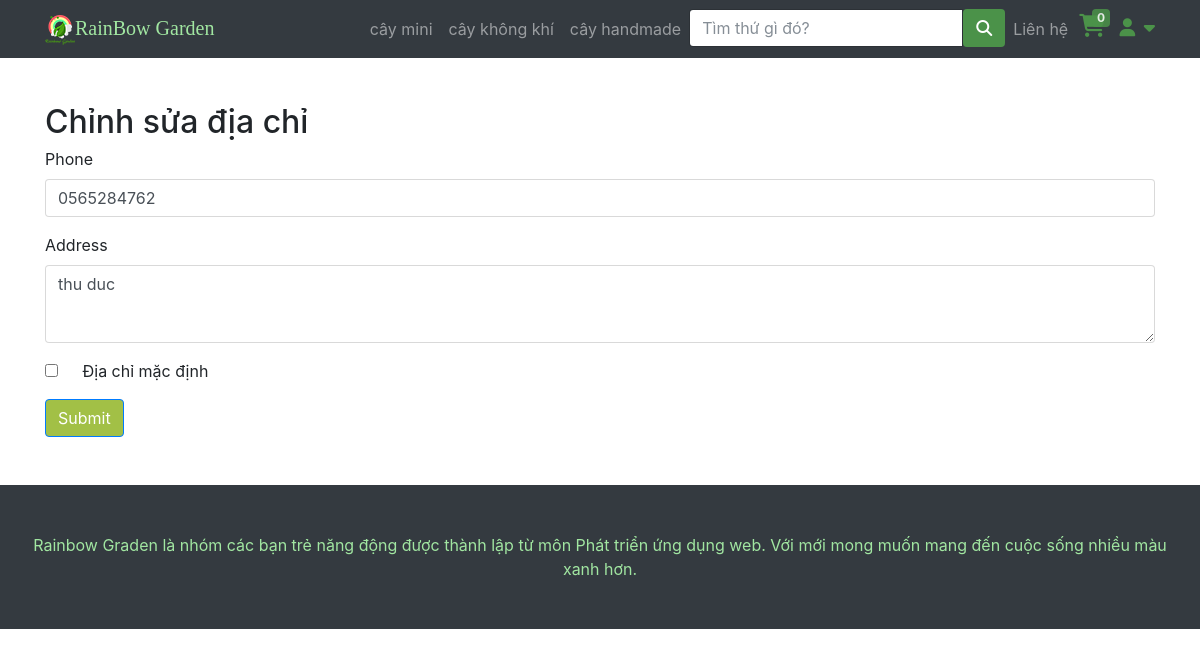
The app's page /edit_address.php?edit_address=1 (signed in) with its own data.
### tables this page shows
CREATE TABLE IF NOT EXISTS `category` (
  `id` int NOT NULL AUTO_INCREMENT,
  `name` varchar(200) DEFAULT NULL,
  `image` varchar(200) NOT NULL,
  PRIMARY KEY (`id`)
);

CREATE TABLE IF NOT EXISTS `account_info` (
  `id` int NOT NULL AUTO_INCREMENT,
  `id_user` int NOT NULL,
  `phone` varchar(255) DEFAULT NULL,
  `address` varchar(255) DEFAULT NULL,
  `createdate` datetime NOT NULL DEFAULT CURRENT_TIMESTAMP,
  `active` tinyint(1) DEFAULT '0',
  PRIMARY KEY (`id`)
);

### php/connectDB.php (called while the page is built, shortened)
<?php
class DataAccessHelper
{
	static $connection;
	public function connect()
	{
		self::$connection = new mysqli(DB_HOST, DB_USER, DB_PASSWORD, DB_NAME, DB_PORT);
		self::$connection->set_charset(DB_CHARSET);
	}
	public function executeQuery($sql)
	{
		return self::$connection->query($sql);
	}
}

### Cart.php (called while the page is built, shortened)
<?php
$count_cart = 0;

### php/model_account_info.php (called while the page is built, shortened)
<?php
class Account_info extends DataAccessHelper
{
    static function getAccountInfoById($id_address, $id_account)
    {
        $sql = self::$connection->prepare("SELECT * FROM account_info WHERE id = ? AND id_user = ?");
        $sql->bind_param("ii", $id_address, $id_account);
        $sql->execute();
        $result = $sql->get_result();
        $info = $result->fetch_assoc();
        return $info;
    }
}

### edit_address.php (the view, shortened to what this page needs)
<?php
include 'header.php';
?>
<div class="container my-5">
    <?php if (isset($_GET['create_address'])) { ?>
        <h2>Thêm địa chỉ mới</h2>
        <form action="" method="post">
            <div class="mb-3">
                <label for="phone" class="form-label">Phone</label>
                <input type="text" class="form-control" name="phone" id="phone" aria-describedby="helpId" required />
                <?php if (isset($error_phone)) { ?>
                    <p class="form-text text-danger"><?php echo $error_phone ?></p>
                <?php } ?>
            </div>
            <div class="mb-3">
                <label for="address" class="form-label">Address</label>
                <textarea class="form-control" name="address" id="address" rows="3" required></textarea>
            </div>
            <div class="mb-3">
                <input class="" type="checkbox" name="default_address" value="default_address" id="default_address" />
                <label class="form-check-label" for="">Địa chỉ mặc định </label>
            </div>
            <button type="submit" class="btn btn-primary" name="add_address"> Submit </button>
        </form>
        <?php } else if (isset($_GET['edit_address'])) {
        $id_address = $_GET['edit_address'];
        $address = Account_info::getAccountInfoById($id_address, $id_user);
        if ($address) {
        ?>
            <h2>Chỉnh sửa địa chỉ</h2>
            <form action="" method="post">
                <div class="mb-3">
                    <label for="phone" class="form-label">Phone</label>
                    <input type="text" class="form-control" name="phone" id="phone" value="<?php echo $address['phone'] ?>" aria-describedby="helpId" required />
                </div>
                <div class="mb-3">
                    <label for="address" class="form-label">Address</label>
                    <textarea class="form-control" name="address" id="address" rows="3" required><?php echo $address['address'] ?></textarea>
                </div>
                <div class="mb-3">
                    <input class="" type="checkbox" name="default_address" value="default_address" id="default_address" />
                    <label class="form-check-label" for="">Địa chỉ mặc định </label>
                </div>
                <button type="submit" class="btn btn-primary" value="<?php echo $address['id'] ?>" name="update_address"> Submit </button>
            </form>
        <?php } else { ?>
            <h2>Không tìm thấy</h2>
            <a href="edit_address.php" class="btn btn-primary">Chọn đối tượng khác</a>
        <?php        }
    } ?>
</div>
<?php
include "footer.php";

### header.php (shortened to what this page needs)
<?php
include "php/connectDB.php";
include 'php/model_account_info.php';
$db = new DataAccessHelper;
$db->connect();
include('Cart.php');
?>
<!DOCTYPE html>
<html lang="en">
<head>
    <link href="vendor/bootstrap/css/bootstrap.min.css" rel="stylesheet">
    <link href="css/modern-business.css" rel="stylesheet">
    <link href="css/icon-fonts.min.css" rel="stylesheet">
    <link href="css/settings.css" rel="stylesheet">
    <link href="css/grid-and-effects.css" rel="stylesheet">
    <link href="css/custom.css" rel="stylesheet">
    <link href="css/styles.css" rel="stylesheet">
    <link rel="stylesheet" href="https://cdnjs.cloudflare.com/ajax/libs/font-awesome/6.7.1/css/all.min.css">
</head>
<body>
    <nav class="navbar fixed-top navbar-expand-lg navbar-dark bg-dark fixed-top">
        <div class="container">
            <a class="navbar-brand GreenBrand" href="index.php"><img src="img/logobn.png">RainBow Garden</a>
            <div class="collapse navbar-collapse" id="navbarResponsive">
                <ul class="navbar-nav ml-auto">
                    <?php
                    $query = $db->executeQuery("SELECT * FROM category");
                    $result = mysqli_fetch_all($query, MYSQLI_ASSOC);
                    ?>
                    <?php foreach ($result as $value) : ?>
                        <li class="nav-item">
                            <a class="nav-link" href="loaicay?category=<?php echo $value['id'] ?>"><?php echo $value['name'] ?></a>
                        </li>
                    <?php endforeach; ?>
                    <li>
                        <form class="input-with-submit header-search" method="GET">
                            <div class="input-group">
                                <input type="text" class="form-control" placeholder="Tìm thứ gì đó?" name="tukhoa">
                                <span class="input-group-button">
                                    <button class="btn btn-default" style="background-color: #4b9249" type="submit">
                                        <i class="fa fa-search"></i>
                                    </button>
                                </span>
                            </div>
                        </form>
                    </li>
                    <li class="nav-item dropdown">
                        <a class="nav-link" href="lienhe.php">
                            Liên hệ
                        </a>
                    </li>
                    <li style="width: 40px !important; height: 40px; padding-left: 3px;">
                        <span class="my-cart-icon">
                            <span class=" navRbcart">
                                <a href="myCart.php">
                                </a>
                            </span>
                            <span class="badge badge-notify my-cart-badge"><?php echo $count_cart ?></span>
                        </span>
                    </li>
                    <li class="dropdown navRbaccount">
                        <a class=" fn-bran-light" data-toggle="dropdown" href="#">
                            <i class="fa fa-user fa-fw"></i> <i class="fa fa-caret-down"></i>
                        </a>
                            <?php
                            if (isset($_SESSION['account'])) {
                                $id_user = $_SESSION['account']
                            ?>
                            <?php
                            } ?>
                    </li>
                </ul>
            </div>
        </div>
    </nav>

### css/modern-business.css (style rules this page uses)
body { padding-top: 54px; }
@media (min-width: 992px) { body { padding-top: 56px; } }

### css/grid-and-effects.css (style rules this page uses)
.container { margin-right: auto; margin-left: auto; padding-left: 15px; padding-right: 15px; }
@media (min-width: 768px) { .container, .row.ig_fullwidth { width: 750px; } }
@media (min-width: 992px) { .container, .row.ig_fullwidth { width: 970px; } }
@media (min-width: 1200px) { .container, .row.ig_fullwidth { width: 1170px; } }
.collapse { display: none; }
.clearfix:after, .container:after, .container-fluid:after, .row:after { clear: both; content: " "; display: table; }

### css/custom.css (style rules this page uses)
.GreenBrand { color: #a1e6a1 !important; font-family: 'Pacifico', cursive; }
.dropdown { position: relative; display: inline-block; }
.navRbcart { font-size: 23px !important; color: white; position: relative; }
.badge-notify { background:#4b9249; opacity: 0.85; position:relative; top: -40px; left: 13px; }
.navRbaccount { padding-top: 5px; font-size: 18px; }

### css/styles.css (style rules this page uses)
.btn-primary, .btn-primary:active, .btn-primary:focus, .btn-primary:active:focus, .btn-primary:hover, .wpcf7-submit, span.wpcf7-list-item, button, .navbar-toggle, input[type='button'], input[type='reset'], input[type='submit'], .jumbotron .carousel-indicators li.active, .post-item .vertical-center span, .post-item .label-wrap .label, .testimonials .testimonial-control, .testimonials .testimonial-control:first-of-type::before, .testimonials .testimonial-control:last-of-type::before, .cta-button, .brochure-box, .project-navigation a, .pagination a.current, .pagination span.current, .sidebar .widget.widget_nav_menu .menu li:hover, .sidebar .widget.widget_nav_menu .menu li.current-menu-item a, .sidebar .widget.widget_nav_menu .menu li a:hover, .panel-group .panel .panel-heading .accordion-toggle[aria-expanded="true"] { background-color: #a2c046; color: #ffffff; }
.fa { display: inline-block; font: normal normal normal 14px/1 FontAwesome; font-size: inherit; text-rendering: auto; -webkit-font-smoothing: antialiased; -moz-osx-font-smoothing: grayscale; }

### header.php (style rules this page uses)
a { color: #4b9249; }

### records on screen
category: name "cây mini"
category: name "cây không khí"
category: name "cây handmade"
account_info: phone "0565284762", address "thu duc"

### other values on screen
$count_cart "0"
